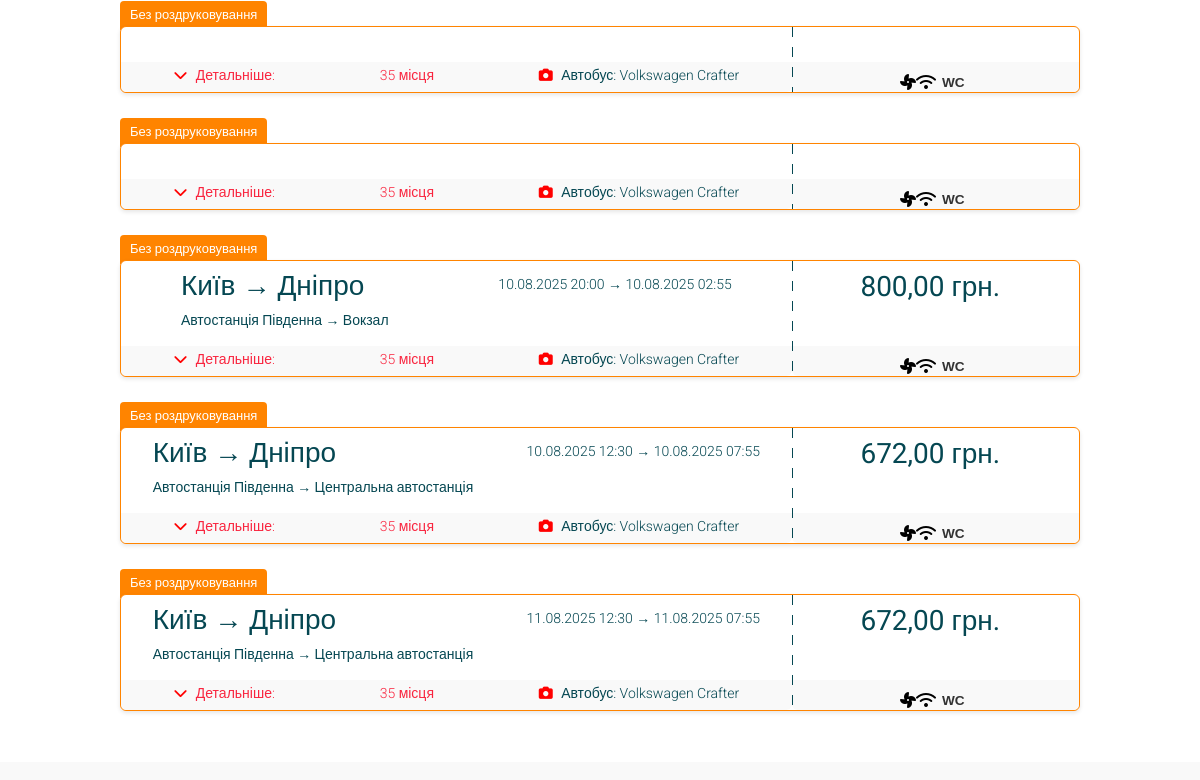
The page /carrier_trips/ (signed in, middle part) on the database as committed earlier.
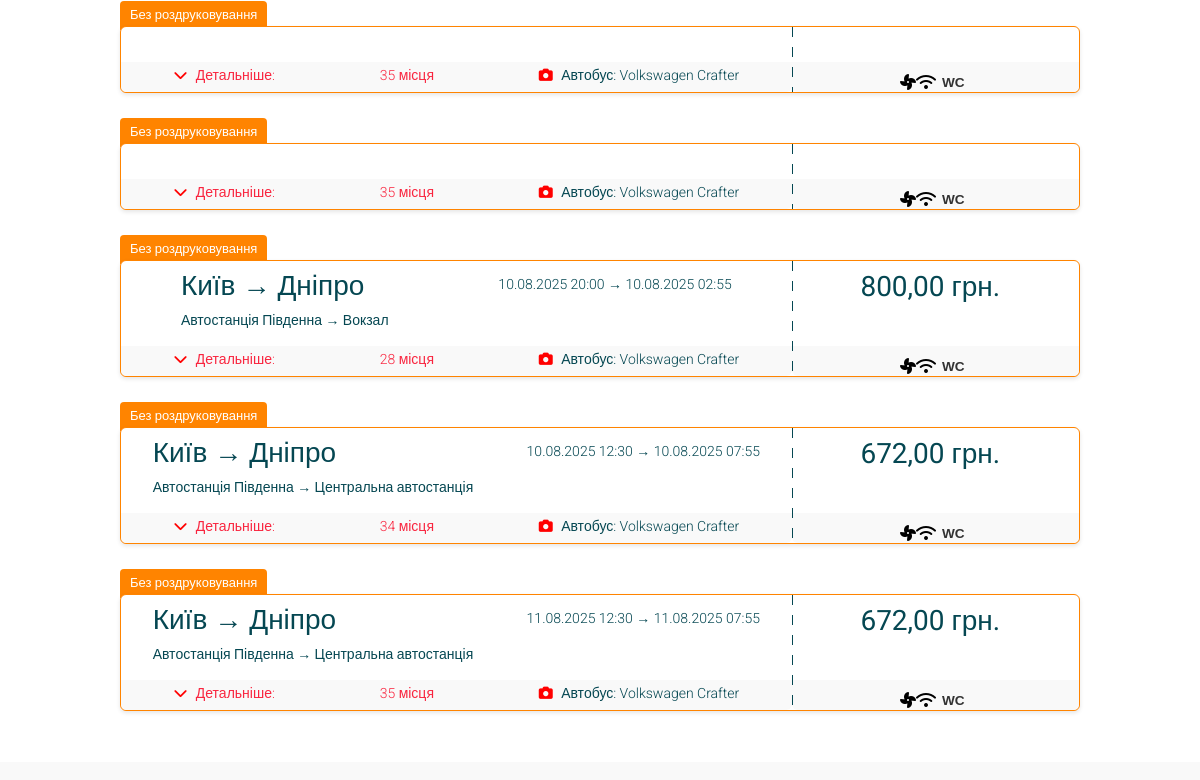
The same page on the database as committed later.
### mainApp/models.py (models this page shows, shortened)
class Trip(models.Model):
    number_trip = models.PositiveIntegerField(verbose_name="Номер рейсу")
    carrier = models.ForeignKey(
        settings.AUTH_USER_MODEL,
        on_delete=models.CASCADE,
        related_name='trips',
        verbose_name="Перевізник",
        limit_choices_to={'isCarrier': True}
    )
    bus_description = models.CharField(
        max_length=255,
        default="Без опису",
        verbose_name="Опис автобуса"
    )
    count_passengers = models.PositiveIntegerField("Кількість місць", default=10)
    free_count_passengers = models.PositiveIntegerField("Вільні місця", default=10)
    has_air_conditioning = models.BooleanField("Кондиціонер", default=False)
    has_wifi = models.BooleanField("Wi-Fi", default=False)
    has_paid_socket = models.BooleanField("Розетка (платно)", default=False)
    has_free_socket = models.BooleanField("Розетка (безкоштовно)", default=False)
    has_seat_belts = models.BooleanField("Ремені безпеки", default=False)
    has_wc = models.BooleanField("WC", default=False)
    has_eticket = models.BooleanField("Без роздруковування", default=False)
    def get_ordered_routes(self):
        return [tr.route for tr in self.trip_routes.order_by('order')]

class Route(models.Model):
    from_city = models.ForeignKey(City, on_delete=models.CASCADE, related_name='route_departures',
                                  verbose_name="З міста")
    to_city = models.ForeignKey(City, on_delete=models.CASCADE, related_name='route_arrivals', verbose_name="У місто")
    from_place = models.ForeignKey(Station, on_delete=models.CASCADE, related_name='routes_from',
                                   verbose_name="Зупинка відправлення")
    to_place = models.ForeignKey(Station, on_delete=models.CASCADE, related_name='routes_to',
                                 verbose_name="Зупинка прибуття")
    departure_datetime = models.DateTimeField(verbose_name="Дата та час відправлення")
    arrival_datetime = models.DateTimeField(verbose_name="Дата та час прибуття")
    price_travel = models.DecimalField(verbose_name="Ціна поїздки", max_digits=10, decimal_places=2)

class City(models.Model):
    name = models.CharField(max_length=100, verbose_name="Місто", unique=True)

class Station(models.Model):
    name = models.CharField(max_length=100, verbose_name="Станція")  # Убрал unique=True
    city = models.ForeignKey(City, on_delete=models.CASCADE, related_name='stations', verbose_name="Місто")
    class Meta:
        unique_together = ('city', 'name')
    def __str__(self):
        return self.name

### mainApp/views.py (the view)
# urls.py: path('carrier_trips/', views.carrier_trips, name='carrier_trips'),
def carrier_trips(request):
    if not request.user.isCarrier:
        return redirect('home')
    carrier_trips = Trip.objects.filter(carrier=request.user)
    found_trips = []
    for trip in carrier_trips:
        found_trips.append({
            'trip': trip,
            'routes': trip.get_ordered_routes()
        })
    return render(request, 'mainApp/carrier_trips.html', {
        'carrier_trips': found_trips,
        'features': features,
        'about': about,
        'routes_blocks': routes_blocks,
        'footer_blocks': footer_blocks,
        'footer_blocks_img': footer_blocks_img
    })

### mainApp/templates/mainApp/carrier_trips.html (shortened to what this page needs)
{% extends "mainApp/base.html" %}
{% load widget_tweaks %}
{% load static %}
{% block content %}
<div class="main-wrapper bg-white">
 {% if carrier_trips %}
  <ul>
    {% for trip_data in carrier_trips %}
    {% with trip=trip_data.trip route_list=trip_data.routes %}
      <div class="detail-trip-container">
        {% if trip.has_eticket %}
          <span type="eticket" class="badge-info">
            Без роздруковування
          </span>
        {% endif %}
       <div class="carrier-trip-segment {% if not trip.has_eticket %}badge-info-hidden{% endif %}">
            <div class="carrier-trip-wrapper">
                 <div class="carrier-trip-wrapper-col-left">
                        {% for route in route_list %}
                          <div class="carrier-trip-item">
                              <div class="flex-column">
                              <div class="detail-trip-title{% if trip.has_eticket %} margin-top{% endif %}">
                                {{ route.from_city.name }} → {{ route.to_city.name }}
                              </div>
                                  <div class="detail-trip-subtitle">
                                {{ route.from_place }} → {{ route.to_place }}
                              </div>
                                  </div>
                              <div class="detail-trip-subtitle">
                                {{ route.departure_datetime|date:"d.m.Y H:i" }} → {{ route.arrival_datetime|date:"d.m.Y H:i" }}
                              </div>
                          </div>
                        {% endfor %}
                        <div  class="carrier-trip-grey-segment ">
                            <div class="detail-trip-subtitle red-title">
                               <i class="fas fa-chevron-down" style="color: red; margin-right: 5px;"></i>
                                Детальніше:
                            </div>
                             <div class="detail-trip-subtitle red-title">
                                        {{ trip.free_count_passengers  }} місця
                            </div>
                            <div class="detail-trip-subtitle ">
                                <i class="fas fa-camera" style="color: red; margin-right: 5px;"></i>
                              Автобус: {{ trip.bus_description }}
                            </div>
                        </div>
                 </div>
                 <div class="carrier-trip-wrapper-col-right">
                                {% for route in route_list %}
                                <div class="carrier-trip-item">
                                     <div class="detail-trip-title">
                                         <span class="btn-price">
                                                  {{  route.price_travel }} грн.
                                         </span>
                                     </div>
                                </div>
                                {% endfor  %}
                           <div  class="carrier-trip-grey-segment ">
                            <div class="carrier-trip-icons">
                                {% if trip.has_air_conditioning %}
                              <i class="fas fa-fan" title="Кондиціонер"></i>
                                {% endif %}
                                {% if trip.has_wifi %}
                              <i class="fas fa-wifi" title="Wi-Fi"></i>
                                 {% endif %}
                                {% if trip.has_wc %}
                               <span class="wc-icon" title="Туалет">WC</span>
                                 {% endif %}
                            </div>
                        </div>
                 </div>
            </div>
        </div>
      </div>
     {% endwith %}
{% endfor %}
  </ul>
{% else %}
  <p>У вас поки немає створених рейсів.</p>
{% endif %}
</div>
{% endblock content %}

### mainApp/templates/mainApp/base.html (shortened to what this page needs)
<!DOCTYPE html>
{% load static %}
<html>
<head>
  <link rel="stylesheet" href="{% static 'css/styles.css' %}" />
 <link rel="stylesheet" href="https://cdnjs.cloudflare.com/ajax/libs/font-awesome/6.4.0/css/all.min.css">
  <link rel="stylesheet" href="https://cdnjs.cloudflare.com/ajax/libs/font-awesome/6.5.0/css/all.min.css"
 />
</head>
<body>
  <div class="mainContainer">
    {% block content %}
    {% endblock %}
 </div>
</body>
</html>

### mainApp/static/css/styles.css (style rules this page uses)
:root { --color-primary: #2dd1ff; --color-secondary: #054752; --color-accent: #f9253f; --color-accent-hover: #006fd1; --color-white: #ffffff; --color-gray-light: #f5f5f5; --color-gray: #ccc; --color-text-dark: #424543; --color-text-light: #b4b4b4; --color-error: #c0392b; --color-link-hover: #007acc; --color-background: #f9f9f9; --color-subtext: #7f8c8d; --color-blue-heading: #2980b9; --color-orange: rgb(255, 132, 0); }
body { font-family: 'Roboto', sans-serif; width:100%; min-width:486px; height: 100%; padding:0; margin:0; background-color: var(--color-background); }
* { box-sizing: border-box; padding:0; }
.flex-column { display:flex; flex-direction: column; justify-content:center; align-items: flex-start; }
.main-wrapper { display:flex; flex-direction:column; width:100%; padding: 10px 10%; padding-top: 50px; }
.bg-white { background-color: var(--color-white); }
.detail-trip-title { font-size: 28px; color: var(--color-secondary); font-weight:400; margin-right: 10px; }
.margin-top { margin-top:40px; }
.detail-trip-subtitle { font-size: 14px; color: var(--color-secondary); font-weight:300; margin-top:10px; margin-bottom:15px; }
.red-title { color: var(--color-accent); }
.detail-trip-container { position: relative; margin-top: 50px; }
.badge-info { position: absolute; top: -25px; background-color: var(--color-orange); color: white; border-radius: 4px 4px 0 0; padding: 6px 10px 8px 10px; font-size: 13px; }
.wc-icon { display: inline-block; color: #333; font-size: 0.85rem; font-weight: bold; padding: 2px 6px; border-radius: 4px; font-family: sans-serif; vertical-align: middle; }
.carrier-trip-wrapper { display: flex; flex-direction: row; height: 100%; }
.carrier-trip-segment { position: relative; width: 100%; height: auto; background-color: var(--color-white); border: 1px solid var(--color-orange); border-radius: 6px; justify-content: space-between; align-items: center; box-shadow: 0 2px 4px rgba(0, 0, 0, 0.1); z-index: 5; margin-bottom:25px; }
.carrier-trip-wrapper-col-left { display: flex; justify-content: center; align-items: center; flex-direction: column; width:70%; position:relative; }
.carrier-trip-wrapper-col-right { display: flex; justify-content: center; align-items: center; flex-direction: column; position:relative; width:30% }
.carrier-trip-grey-segment { display: flex; justify-content: space-around; align-items: center; width:100%; height:30px; background-color: var(--color-background); border-radius: 0 0 6px 6px; margin-top:35px; }
.carrier-trip-item { position: relative; width: 100%; max-height:40px; height:40px; display: flex; justify-content: space-around; align-items: center; gap: 10px; margin-top: 5px; padding: 10px; margin-bottom:5px; }
.carrier-trip-icons { display: flex; justify-content: flex-start; align-items: center; margin-top: 10px; }

Rows that differ between the two databases and show on the page:
changed Trip (number 3 of 5 on the later page): trip.free_count_passengers "35" → "28"
changed Trip (number 4 of 5 on the later page): trip.free_count_passengers "35" → "34"
